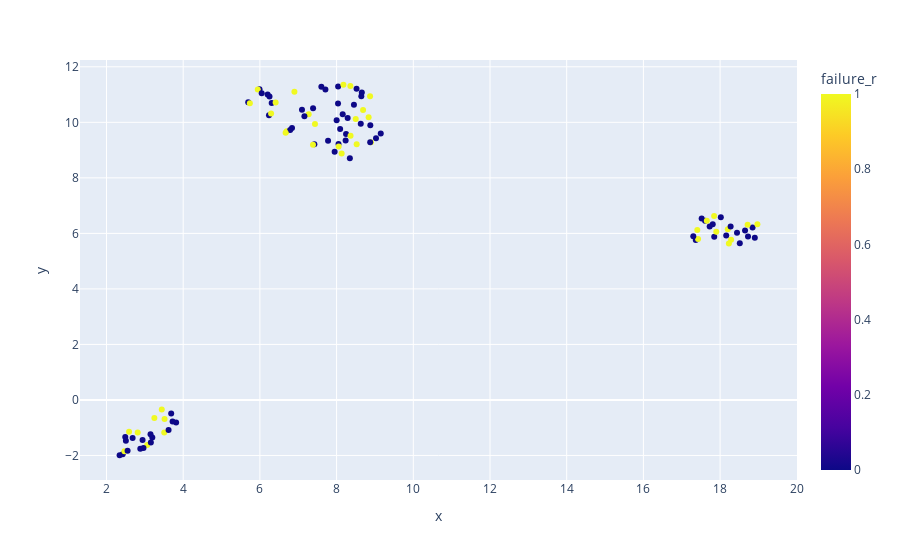

The cell this chart's notebook holds for it:
### Code cell
dfs = pd.read_csv('calc_model_fail_dist_norm.csv', header=[0, 1])
dfs.columns = ['type', 'failure_r']+ [i[0]+'_'+i[1] for i in dfs.columns.values][2:]
dfs.set_index(['type', 'failure_r'], inplace=True)


reducer = umap.UMAP(random_state=42)
scaled_dfs = StandardScaler().fit_transform(dfs.iloc[:, 1::1].fillna(0).values)

embedding = reducer.fit_transform(scaled_dfs)

dfu = pd.DataFrame(embedding)
dfu.index = dfs.index
dfu.columns = ['x', 'y']
px.scatter(dfu.reset_index(), x='x', y='y', color='failure_r', hover_name='type')

### Figure 1 — Plotly figure (JSON) as saved in the notebook; plotly's stock layout.template omitted (floating-point values rounded to 4 significant figures)
{"data": [{"hovertemplate": "<b>%{hovertext}</b><br><br>x=%{x}<br>y=%{y}<br>failure_r=%{marker.color}<extra></extra>", "hovertext": ["DT01ACA300", "DT01ACA300", "HD154UI", "HDS5C3030ALA630", "HDS5C3030ALA630", "HDS5C3030BLE630", "HDS5C4040ALE630", "HDS5C4040ALE630", "HDS722020ALA330", "HDS722020ALA330", "HDS723020BLA642", "HDS723030ALA640", "HDS723030ALA640", "HDS723030BLE640", "HDS724040ALE640", "HDT725025VLA380", "HMS5C4040ALE640", "HMS5C4040ALE640", "HMS5C4040BLE640", "HMS5C4040BLE640", "HN", "HN", "HUH728080ALE600", "MD04ABA400V", "MD04ABA500V", "MD04ABA500V", "MQ01ABF050", "ST2000VN000", "ST250LT007", "ST250LT007", "ST31500341AS", "ST31500541AS", "ST3160316AS", "ST3160316AS", "ST3160318AS", "ST3160318AS", "ST320LT007", "ST320LT007", "ST3500320AS", "ST4000DM000", "ST4000DM000", "ST4000DX000", "ST4000DX000", "ST4000DX002", "ST6000DX000", "ST6000DX000", "ST8000DM002", "ST8000DM002", "ST9250315AS", "ST9250315AS", "ST9320325AS", "ST9320325AS", "WD1001FALS", "WD10EACS", "WD10EACS", "WD10EADS", "WD10EADS", "WD10EADX", "WD10EALS", "WD10EARS", "WD10EARX", "WD15EARS", "WD1600AAJB", "WD1600AAJB", "WD1600AAJS", "WD1600AAJS", "WD1600BPVT", "WD1600BPVT", "WD20EFRX", "WD20EFRX", "WD2500AAJB", "WD2500AAJS", "WD2500BEVT", "WD2500BPVT", "WD30EFRX", "WD30EFRX", "WD3200AAJB", "WD3200AAJB", "WD3200AAJS", "WD3200AAKS", "WD3200BEKT", "WD3200BEKT", "WD3200BEKX", "WD3200BEKX", "WD3200LPVX", "WD40EFRX", "WD40EFRX", "WD5000BPKT", "WD5000LPVX", "WD5000LPVX", "WD5002ABYS", "WD5002ABYS", "WD5003ABYX", "WD60EFRX", "WD60EFRX", "WD800AAJB", "WD800AAJB", "WD800AAJS", "WD800AAJS", "WD800BB", "WD800BB", "WD800JB", "WD800JB", "WD800JD", "WD800JD", "WD800LB", "WD800LB"], "legendgroup": "", "marker": {"color": [0, 1, 0, 0, 1, 0, 0, 1, 0, 1, 0, 0, 1, 0, 0, 0, 0, 1, 0, 1, 0, 1, 0, 0, 0, 1, 0, 0, 0, 1, 0, 0, 0, 1, 0, 1, 0, 1, 0, 0, 1, 0, 1, 0, 0, 1, 0, 1, 0, 1, 0, 1, 0, 0, 1, 0, 1, 0, 0, 0, 0, 0, 0, 1, 0, 1, 0, 1, 0, 1, 0, 0, 0, 0, 0, 1, 0, 1, 0, 0, 0, 1, 0, 1, 0, 0, 1, 0, 0, 1, 0, 1, 0, 0, 1, 0, 1, 0, 1, 0, 1, 0, 1, 0, 1, 0, 1], "coloraxis": "coloraxis", "symbol": "circle"}, "mode": "markers", "name": "", "orientation": "v", "showlegend": false, "type": "scatter", "x": [3.194, 3.506, 18.02, 3.815, 3.441, 2.489, 2.881, 2.588, 3.619, 3.513, 3.723, 3.687, 3.061, 2.506, 2.965, 3.148, 3.156, 3.248, 2.94, 2.813, 8.345, 8.131, 2.681, 2.342, 2.422, 2.467, 2.55, 17.81, 17.37, 17.43, 17.85, 18.85, 18.44, 18.2, 18.51, 18.29, 17.3, 17.4, 17.52, 18.9, 18.97, 18.65, 18.72, 18.27, 18.73, 18.23, 18.16, 17.9, 17.61, 17.65, 17.73, 17.84, 7.387, 7.097, 7.272, 7.602, 6.9, 7.708, 8.001, 8.037, 7.161, 7.777, 5.695, 5.738, 5.99, 5.944, 8.05, 8.054, 8.644, 8.69, 8.246, 6.047, 8.63, 7.949, 8.04, 8.177, 8.093, 8.523, 6.202, 9.151, 9.027, 8.896, 8.52, 8.359, 8.235, 8.452, 8.499, 8.876, 8.288, 8.364, 6.251, 7.436, 8.159, 8.657, 8.872, 8.879, 8.835, 6.307, 6.41, 6.837, 6.698, 6.237, 6.292, 7.42, 7.384, 6.789, 6.67], "xaxis": "x", "y": [-1.353, -1.172, 6.578, -0.8137, -0.3441, -1.337, -1.761, -1.142, -1.081, -0.6858, -0.7743, -0.4865, -1.623, -1.466, -1.735, -1.238, -1.533, -0.6497, -1.444, -1.172, 8.707, 8.878, -1.374, -1.992, -1.956, -1.85, -1.828, 6.328, 5.761, 5.8, 5.879, 6.214, 6.019, 6.15, 5.643, 5.769, 5.897, 6.118, 6.539, 5.847, 6.328, 6.107, 6.308, 6.25, 5.887, 5.638, 5.925, 6.055, 6.454, 6.457, 6.245, 6.63, 10.51, 10.46, 10.29, 11.28, 11.11, 11.18, 10.07, 10.68, 10.22, 9.339, 10.72, 10.69, 11.19, 11.19, 9.219, 9.129, 10.94, 10.45, 9.576, 11.05, 9.951, 8.942, 11.29, 11.35, 9.764, 9.211, 11.0, 9.6, 9.429, 9.28, 11.21, 11.31, 9.341, 10.63, 10.12, 9.279, 10.16, 9.518, 10.93, 9.942, 10.29, 11.07, 10.94, 9.894, 10.18, 10.7, 10.72, 9.792, 9.681, 10.25, 10.32, 9.214, 9.189, 9.725, 9.621], "yaxis": "y"}], "layout": {"coloraxis": {"colorbar": {"title": {"text": "failure_r"}}, "colorscale": [[0, "#0d0887"], [0.1111, "#46039f"], [0.2222, "#7201a8"], [0.3333, "#9c179e"], [0.4444, "#bd3786"], [0.5556, "#d8576b"], [0.6667, "#ed7953"], [0.7778, "#fb9f3a"], [0.8889, "#fdca26"], [1, "#f0f921"]]}, "legend": {"tracegroupgap": 0}, "margin": {"t": 60}, "xaxis": {"anchor": "y", "domain": [0, 1], "title": {"text": "x"}}, "yaxis": {"anchor": "x", "domain": [0, 1], "title": {"text": "y"}}}}
